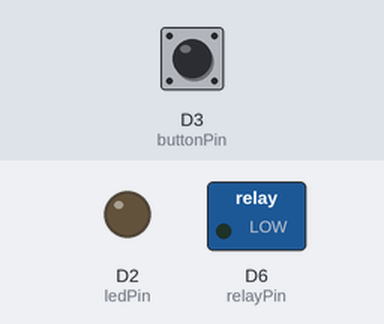
This sketch was run on a simulated ESP8266 (NodeMCU). Shown: switched loads named in the sketch (green lamp = pin HIGH), output pins drawn as LEDs (lit = HIGH). The inputs (shaded band) are chosen by the test bench; at power-on: D3 (buttonPin) LOW. WiFi joins after 1.5 s; servers stay silent unless stated; no MQTT or app messages arrive unless stated; what the sketch prints to the serial monitor is not drawn.

Above: at 4.4 s.
4.5 s: D3 (buttonPin) pulled HIGH for 0.15 s
At 5.3 s:
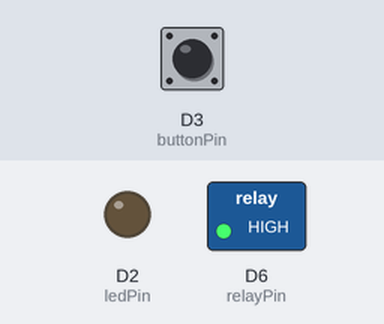
9.1 s: D3 (buttonPin) pulled HIGH for 3.2 s
At 10.5 s:
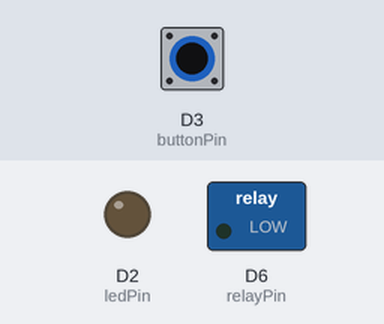
Timing chart, 0 to 13.8 s (numbered marks = the images above; inputs shaded):
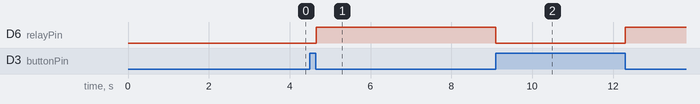

Measured:
- after the input at 4.5 s, D6 (relayPin): LOW → HIGH after 0.16 s
- after the input at 9.1 s, D6 (relayPin): HIGH → LOW at once, → HIGH 3.2 s later

The sketch:

main.ino
```cpp
#include <PubSubClient.h>
#include <ESP8266WiFi.h>
#include <ArduinoOTA.h>
#include <Adafruit_NeoPixel.h>
#include <TaskScheduler.h>
#include <stdlib.h>

void callback(char* topic, byte* payload, unsigned int length);

#define MQTT_SERVER "192.168.1.7"  //you MQTT IP Address
const char* ssid = "Raspberry";
const char* password = "ankakhutyantiv1918";

int state = HIGH;
const int relayPin = D6;
const int ledPin = D2;

char const* relay_set_channel = "/home/relay/set/";
char const* led_set_channel = "/home/led/set/";

char const* relay_state_channel = "/home/relay/state/";
char const* led_state_channel = "/home/led/state/";


Adafruit_NeoPixel strip = Adafruit_NeoPixel(1, ledPin, NEO_GRB + NEO_KHZ800);
Scheduler runner;
WiFiClient wifiClient;
PubSubClient client(MQTT_SERVER, 1883, callback, wifiClient);

void mqttLoop();
void buttonLoop();

bool buttonSetup();

Task buttonTask(50, TASK_FOREVER, &buttonLoop, NULL, false, &buttonSetup);
Task mqttTask(100, TASK_FOREVER, &mqttLoop, NULL, false);

void setup() {
  Serial.begin(115200);
  delay(200);
  Serial.println("enter main Setup()");
  delay(200);

  //initialize the switch as an output and set to LOW (off)
  pinMode(relayPin, OUTPUT); // Relay Switch 1
  digitalWrite(relayPin, LOW);

  pinMode(ledPin, OUTPUT); // Relay Switch 1
  ledColor(0,255,255);

  //start the serial line for debugging

  //start wifi subsystem
  WiFi.begin(ssid, password);
  //attempt to connect to the WIFI network and then connect to the MQTT server
  reconnect();
  Serial.println("setup reconnect() done");

  //wait a bit before starting the main loop

  // Inint task schedueler
  runner.init();
  runner.addTask(buttonTask);
  Serial.println("button task added");
  runner.addTask(mqttTask);
  Serial.println("mqtt task added");
  delay(200);

  buttonTask.enable();
  Serial.println("buttonTask ENABLED");
  mqttTask.enable();
  Serial.println("mqttTask ENABLED");
  Serial.println("end of Setup()");
}


void loop() {
  runner.execute();
}
```

button.ino
```cpp
int buttonPin = D3;
int buttonPrevious = LOW;    // the previous reading from the input pin
int buttonReading;

void buttonLoop() {

  buttonReading = digitalRead(buttonPin);

  //Serial.print("buttonReading:   ");
  //Serial.println(buttonReading);

  //Serial.print("buttonPrevious:   ");
  //Serial.println(buttonPrevious);

  if (buttonReading != buttonPrevious) {
    state = !state;
    digitalWrite(relayPin, state);
    client.publish("/home/relay/state/", (state == LOW ? "ON" : "OFF"));
  }

    buttonPrevious = buttonReading;

}

bool buttonSetup() {
  Serial.println("enter buttonSetup()");
  pinMode(buttonPin, INPUT);
  delay(100);
  Serial.println("button INPUT done \n end of buttonSetup() ");
  return true;
}
```

functions.ino
```cpp
int firstWifiloop = 0;

void callback(char* p_topic, byte* p_payload, unsigned int p_length) {

  //convert topic to string to make it easier to work with
  String topicStr = p_topic;
  String payload;
  for (uint8_t i = 0; i < p_length; i++) {
    payload.concat((char)p_payload[i]);
  }
  //EJ: Note: the "topic" value gets overwritten everytime it receives confirmation (callback) message from MQTT

  //Print out some debugging info
  Serial.println("Callback update.");
  Serial.print("Topic: ");
  Serial.println(topicStr);

  if (topicStr == relay_set_channel) {

    if (payload.equals(String("ON"))) {
      digitalWrite(relayPin, LOW);
      delay(200);
      state = LOW;
      client.publish(relay_state_channel, "ON");
    }

    else if (payload.equals(String("OFF"))) {
      digitalWrite(relayPin, HIGH);
      delay(200);
      state = HIGH;
      client.publish(relay_state_channel, "OFF");
    }
  }

  if (topicStr == led_set_channel) {
    Serial.print("led color: ");
    Serial.println(payload);

  //convert string payload to char array
    int n = payload.length();
    char payload_char_array[n+1];
    strcpy(payload_char_array, payload.c_str());

    long long number = strtol(payload_char_array, NULL, 16);
    long long r = number >> 16;
    long long g = number >> 8 & 0xFF;
    long long b = number & 0xFF;
    delay(200);
    ledColor(r, g, b);
    client.publish(led_state_channel, payload_char_array);
  }

}

void ledColor(uint8_t r, uint8_t g, uint8_t b) {
  strip.setPixelColor(0, r, g, b);
  strip.show();
}


void reconnect() {

  //attempt to connect to the wifi if connection is lost
  if (WiFi.status() != WL_CONNECTED) {
    //debug printing
    Serial.print("Connecting to ");
    Serial.println(ssid);

    //loop while we wait for connection

    while (WiFi.status() != WL_CONNECTED && firstWifiloop < 20 ) {
      delay(500);
      Serial.print(".");
      firstWifiloop++;
      ledColor(255, 0, 0);
    }
    if (WiFi.status() == WL_CONNECTED) {
      //print out some more debug once connected
      Serial.println("");
      Serial.println("WiFi connected");
      Serial.println("IP address: ");
      Serial.println(WiFi.localIP());
      ledColor(0, 255, 0);
      delay(1000);
    }
  }

  //make sure we are connected to WIFI before attemping to reconnect to MQTT
  if (WiFi.status() == WL_CONNECTED) {
    // Loop until we're reconnected to the MQTT server
    while (!client.connected()) {
      Serial.print("Attempting MQTT connection...");

      // Generate client name based on MAC address and last 8 bits of microsecond counter
      String clientName;
      clientName += "esp8266-";
      uint8_t mac[6];
      WiFi.macAddress(mac);
      clientName += macToStr(mac);

      //if connected, subscribe to the topic(s) we want to be notified about
      //EJ: Delete "mqtt_username", and "mqtt_password" here if you are not using any
      if (client.connect((char*) clientName.c_str())) { //EJ: Update accordingly with your MQTT account
        Serial.println("\tMQTT Connected");
        ledColor(0, 0, 0);
        client.subscribe(relay_set_channel);
        client.subscribe(led_set_channel);

        //EJ: Do not forget to replicate the above line if you will have more than the above number of relay switches
      }

      //otherwise print failed for debugging
      else {
        Serial.println("\tFailed.");
        ledColor(255, 0, 255);
        break;
      }
    }
  }

}

//generate unique name from MAC addr
String macToStr(const uint8_t* mac) {

  String result;

  for (int i = 0; i < 6; ++i) {
    result += String(mac[i], 16);

    if (i < 5) {
      result += ':';
    }
  }

  return result;
}
```

mqtt.ino
```cpp
void mqttLoop() {
  //reconnect if connection is lost
  if (!client.connected() || WiFi.status() != WL_CONNECTED) {
    if (WiFi.status() != WL_CONNECTED) {
      Serial.println("WiFi is not connected");
    }
    if (!client.connected()) {
      Serial.println("mqtt client is not connected");
    }
    Serial.println("reconnect...");
    reconnect();
    mqttTask.delay(2000);
  }

  //maintain MQTT connection
  client.loop();

  //MUST delay to allow ESP8266 WIFI functions to run
  delay(10);


}
```
